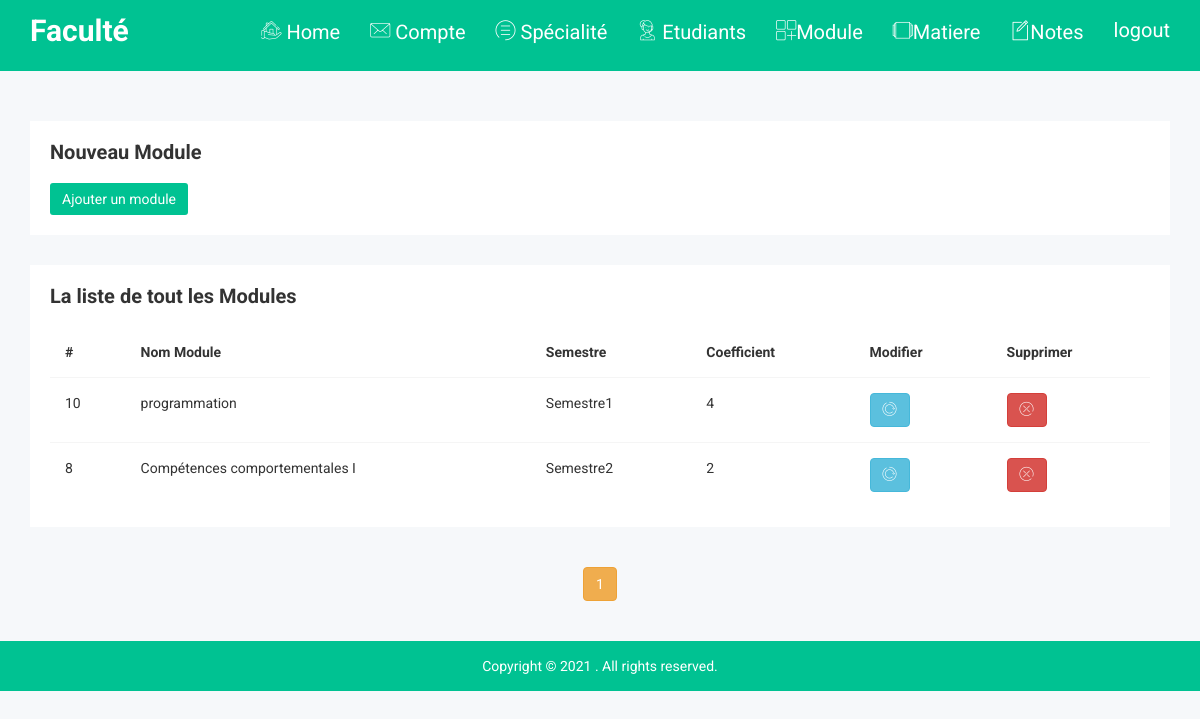
/Modules (signed in), run on the app's committed database.
### flaskgestion/models.py (models this page shows, shortened)
class Module(db.Model):
    id = db.Column(db.Integer, primary_key=True)
    nomduModule = db.Column(db.String(100), unique=True, nullable=False)
    nomSemestre = db.Column(db.String(100), nullable=False)
    coefficientModule = db.Column(db.Integer, nullable=False)
    matieres = db.relationship('Matiere', cascade="all,delete", backref='ModuleMatiere', lazy=True)

### flaskgestion/routes.py (the view, shortened to what this page needs)
@app.route('/Modules',  methods=['GET', 'POST'])
@login_required
def Modules():
    form = ModuleForm()
    page = request.args.get('page', 1, type=int)
    modules = Module.query.order_by(Module.id.desc()).paginate(page=page, per_page=5)
    return render_template('Module.html', title='Ajouter Matiére', form=form,modules=modules )

### flaskgestion/models.py (called while the page is built)
@login_manager.user_loader
def load_user(user_id):
    return User.query.get(int(user_id))

### flaskgestion/templates/Module.html (shortened to what this page needs)
{% extends "navbar.html" %}
{% block content %}
<div class="form-example-area">
    <div class="container">
        {% if current_user.role =='admin' %}
        <div class="row">
            <div class="col-lg-12 col-md-12 col-sm-12 col-xs-12">
                <div class="modals-list mg-t-30">
                    <div class="modals-single">
                        <div class="modals-hd">
                            <h2>Nouveau Module</h2>
                        </div>
                        <div class="modals-default-cl">
                            <button type="button" class="btn btn-info" data-toggle="modal"
                                data-target="#myModalone">Ajouter un module</button>
                        </div>
                    </div>
                </div>
            </div>
        </div>
        {% endif %}
        <div class="row">
            <div class="col-lg-12 col-md-12 col-sm-12 col-xs-12">
                <div class="normal-table-list mg-t-30">
                    <div class="basic-tb-hd">
                        <h2>La liste de tout les Modules </h2>
                    </div>
                    <div class="bsc-tbl-cls">
                        <table class="table table-hover">
                            <thead>
                                <tr>
                                    <th>#</th>
                                    <th>Nom Module</th>
                                    <th>Semestre</th>
                                    <th>Coefficient</th>
                                    {% if current_user.role =='admin' %}
                                    <th>Modifier</th>
                                    <th>Supprimer</th>
                                    {% endif %}
                                </tr>
                            </thead>
                            <tbody>
                                {% for module in modules.items %}
                                <tr>
                                    <td>{{ module.id }}</td>
                                    <td>{{module.nomduModule}}</td>
                                    <td>{{module.nomSemestre}}</td>
                                    <td>{{module.coefficientModule}}</td>
                                    {% if current_user.role =='admin' %}
                                    <td> <a href="/update/{{module.id}}" class="btn btn-info info-icon-notika"
                                            data-toggle="modal" data-target="#modaledit{{module.id}}"><i
                                                class="notika-icon notika-refresh"></i></a></td>
                                    <td>
                                        <form action="{{ url_for('deleteModule') }}" method="POST">
                                            <button type="submit" class="btn btn-danger danger-icon-notika"><i
                                                    class="notika-icon notika-close"></i></button>
                                        </form>
                                    </td>
                                    {% endif %}
                                </tr>
                    </div>
                    {% endfor %}
                </div>
            </div>
            <br>
            <br>
            <div>
                <ul class="wizard-nav-ac">
                    {% for page_num in modules.iter_pages(left_edge=1, right_edge=1, left_current=1, right_current=2) %}
                    {% if page_num %}
                    {% if modules.page == page_num %}
                    <a class="btn btn-warning mb-4" href="{{ url_for('Modules', page=page_num) }}">{{ page_num }}</a>
                    {% else %}
                    <a class="btn btn-outline-lightblue mb-4" href="{{ url_for('Modules', page=page_num) }}">{{ page_num
                        }}</a>
                    {% endif %}
                    {% else %}
                    ...
                    {% endif %}
                    {% endfor %}
                </ul>
            </div>
        </div>
    </div>
{% endblock content %}

### flaskgestion/static/css/main.css (style rules this page uses)
html { color: #222; font-size: 1em; line-height: 1.4; }

### data on the page
Module: id "10", nomduModule "programmation", nomSemestre "Semestre1", coefficientModule "4"
Module: id "8", nomduModule "Compétences comportementales I", nomSemestre "Semestre2", coefficientModule "2"

### other printed values
{{ page_num }} "1"
